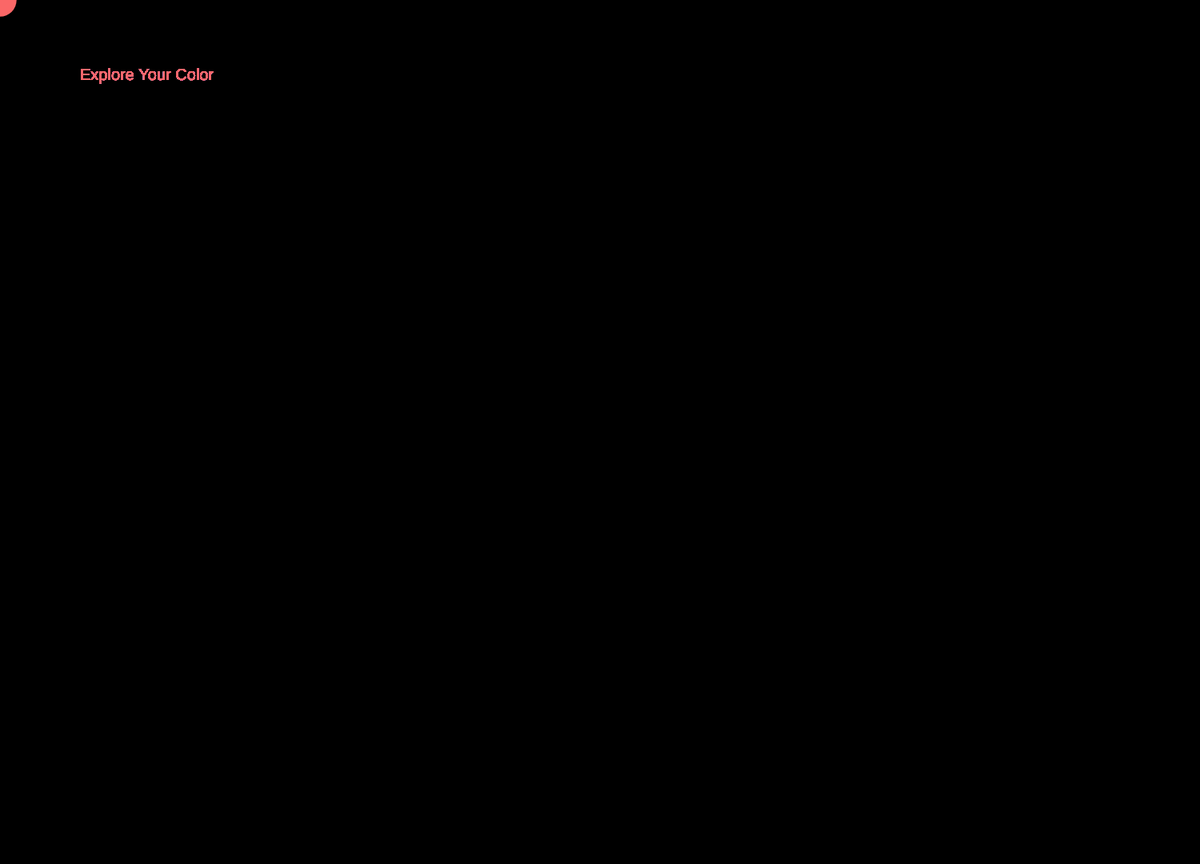
Frame 1 (no input)
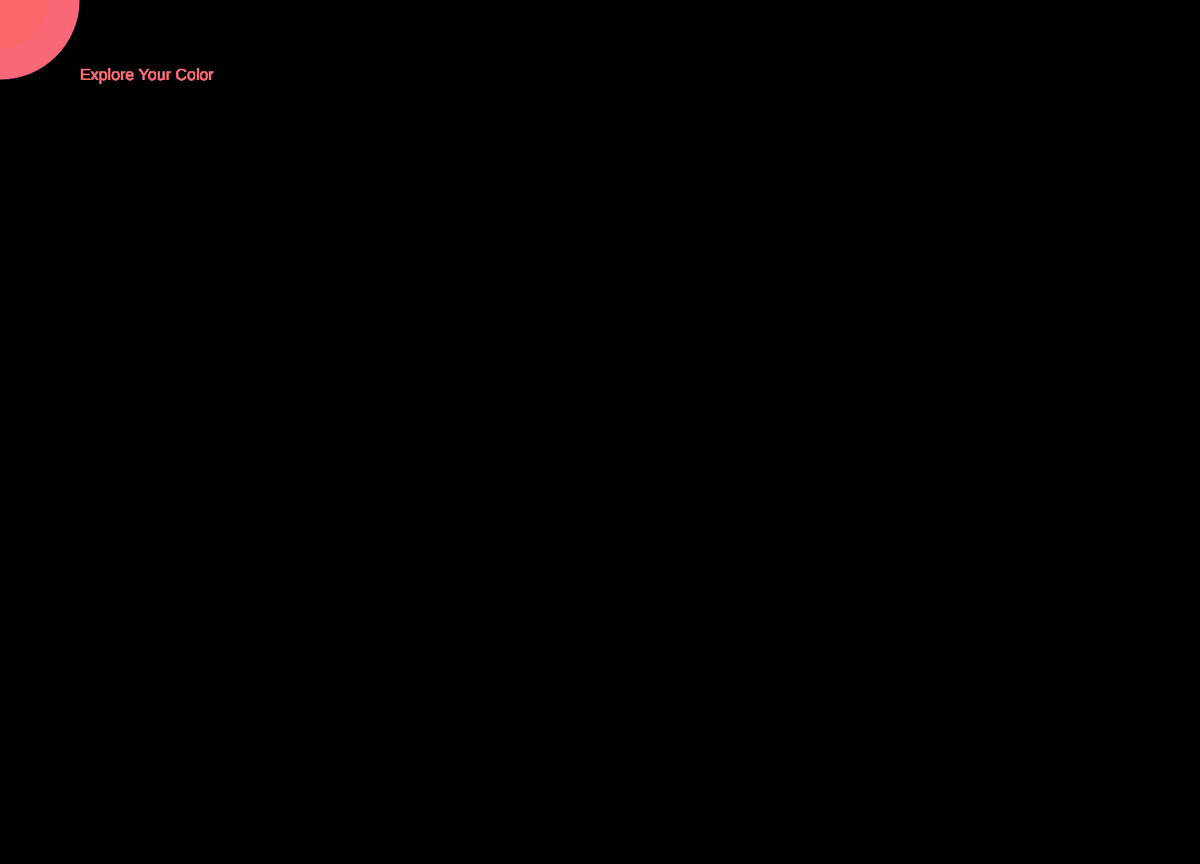
Frame 60 (no input)
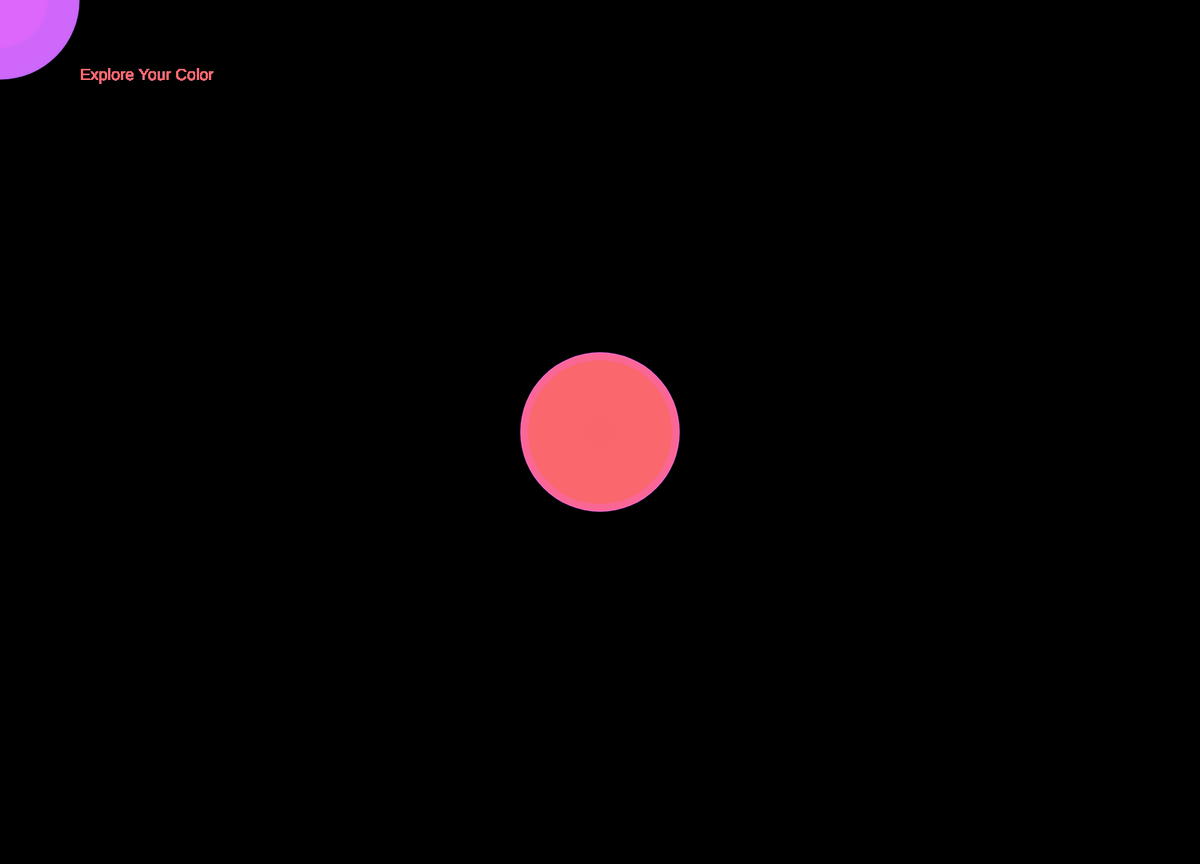
Frame 120 (the mouse pressed at the canvas centre since frame 60)

The p5.js sketch that drew these frames (run headless with seeded random() and noise() and a simulated clock; from frame 60 on, the mouse is pressed at the canvas centre):

// p5.js sketch
// ── sketch.js
var particles = [];
var numOfParticle = 300;
var currentParticleIndex = 0;

function setup() {
  createCanvas(1500, 1080);
  colorMode(HSB, 255);
  noStroke();

  for(var i = 0; i < numOfParticle; i ++){
    particles[i] =  new Particle(-200, -200, random(200));
  }
}

function draw() {
  background(0);
  currentParticleIndex ++;
  if(currentParticleIndex >= numOfParticle){
    currentParticleIndex = 0;

  }
  particles[currentParticleIndex].update(mouseX, mouseY);
  for(var i = 0; i < numOfParticle; i ++){
    fill(i/numOfParticle * 255, 150, 250);

    var index = (currentParticleIndex + i) % numOfParticle;
    particles[index].draw();

    textSize(20);
    text('Explore Your Color', 100, 100);
    noStroke();


  }

}

// ── particle.js
function Particle(x, y, size){
  this.x = x;
  this.y = y;
  this.size = size;

  this.update = function(x, y){
    this.x = x;
    this.y = y;
  };

  this.draw = function(){
    ellipse(this.x, this.y, this.size, this.size);
    size = random(100);

  };

}
